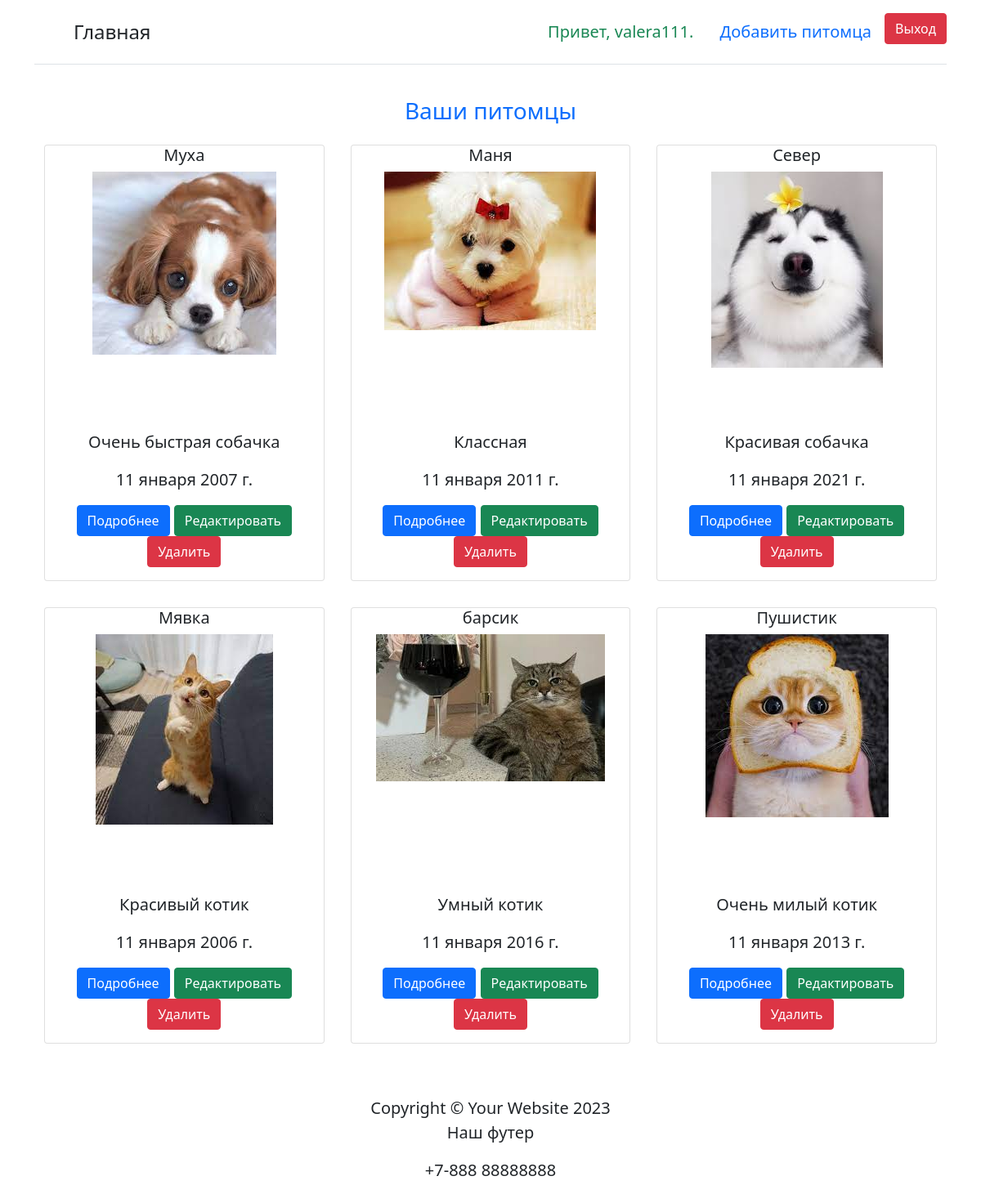
The app's page / (signed in) with its own data.
### firstapp/models.py (models this page shows, shortened)
class Pet(models.Model):
    user = models.ForeignKey(User, on_delete=models.CASCADE, default=1)
    title = models.CharField(max_length=40,verbose_name='Кличка')
    description = models.TextField(verbose_name='Описание')
    image = models.ImageField(verbose_name='Изображение животного',upload_to='pets/images')
    data = models.DateField(verbose_name='День рождение питомца')
    class Meta:
        verbose_name = 'Животные'

### firstapp/views.py (the view)
# urls.py: path("",views.home,name="home"),
@login_required
def home(request):
    user = request.user
    pets = Pet.objects.filter(user=user)
    context = {"pets": pets}
    return render(request, "home.html", context)

### firstapp/templates/home.html (shortened to what this page needs)
{% extends 'layout.html' %}
{% load static %}
{%block content %}
<div class="container">
    <div class="row my-2 text-center">
      <h3 class='text-center text-primary'>Ваши питомцы</h3>
      {% for pet in pets %}
      <div class="col-md-4 p-lg-3">
        <div class="card d-flex flex-column align-items-stretch">
          <h5 class="min_description">{{ pet.title }}</h5>
          <div class="card-image" >
            <img class="img-fluid" src="{{ pet.image.url }}" alt="{{ pet.title }}">
          </div>
          <div class="card-body">
            <p>{{ pet.description }}</p>
            <p>{{ pet.data }}</p>
            <a class="btn btn-primary" href="{% url 'pet_detail' pet_id=pet.id %}">Подробнее</a>
            <a class="btn btn-success" href="{% url 'edit_pet' pet_id=pet.id %}">Редактировать</a>
            <a class="btn btn-danger" href="{% url 'delete_pet' pk=pet.id %}">Удалить</a>
          </div>
        </div>
      </div>
      {% endfor %}
    </div>
  </div>
{% endblock %}

### firstapp/templates/layout.html (shortened to what this page needs)
{% load static %}
<!DOCTYPE html>
<html lang="en">
<head>
  <link href="https://cdn.jsdelivr.net/npm/bootstrap@5.1.3/dist/css/bootstrap.min.css" rel="stylesheet"
>
  <link href="https://cdn.jsdelivr.net/npm/bootstrap@5.0.2/dist/css/bootstrap.min.css" rel="stylesheet"
>
</head>
<body class="text-dark">
  {% include 'navbar.html' %}
  <div class="container p-2">
    {% block content %}
    {% endblock %}
  </div>
</body>
{% include 'footer.html' %}
</html>

### firstapp/templates/navbar.html (shortened to what this page needs)
{% load static %}
<div class="container">
    <header class="d-flex flex-wrap justify-content-center py-3 mb-4 border-bottom">
      <a href="/" class="d-flex align-items-center mb-3 mb-md-0 me-md-auto text-dark text-decoration-none">
        <svg class="bi me-2" width="40" height="32"><use xlink:href="#bootstrap"/></svg>
        <span class="fs-4">Главная</span>
      </a>
           {% if user.is_authenticated %}
      <li class="nav-item"><a class="nav-link text-success">Привет, {{ user.username }}.</a></li>
      {% if user.is_superuser %}
        <li class="nav-item"><a class="nav-link" href={% url 'admin:index' %}>Админка</a></li>
      {% else %}
      <li class="nav-item"><a class="nav-link" href={% url 'pet_list' %}>Добавить питомца</a></li>
      {% endif %}
      <li class="nav-item"><a class="btn btn-danger" href={% url 'logout' %}>Выход</a></li>
    {% else %}
    <li class="nav-item"><a class="nav-link" href={% url 'register' %}>Регистрация</a></li>
    <li class="nav-item"><a class="nav-link" href={% url 'login' %}>Авторизация</a></li>
    {% endif %}
    </header>
  </div>

### firstapp/templates/footer.html (shortened to what this page needs)
{% load static %}
<footer class="py-3 ">
    <div class="container">
        <p  class="m-0 text-center text-dark mt-3">Copyright &copy; Your Website 2023</p>
        <p class="m-0 text-center text-dark">  <p class="m-0 text-center text-dark">Наш футер</p>
         </p>  <p class="m-0 text-center text-dark">  <p class="m-0 text-center text-dark">+7-888 88888888</p>
        </p>
    </div>
</footer>

### firstapp/templates/navbar.html (style rules this page uses)
.container { font-size: 20px; }
li { list-style:none; }

### firstapp/templates/home.html (style rules this page uses)
.card { height: 100%; width: 100%; }
.card-image { height: 300px; }
.card-body { flex: 1; }

### firstapp/templates/footer.html (style rules this page uses)
footer { width: 100%; height: auto; margin: 0 auto; text-align: center; padding-top: 25px; color:white; font-size: 18px; }

### records on screen
Pet: title "Муха", image (picture), description "Очень быстрая собачка", data "11 января 2007 г."
Pet: title "Маня", image (picture), description "Классная", data "11 января 2011 г."
Pet: title "Север", image (picture), description "Красивая собачка", data "11 января 2021 г."
Pet: title "Мявка", image (picture), description "Красивый котик", data "11 января 2006 г."
Pet: title "барсик", image (picture), description "Умный котик", data "11 января 2016 г."
Pet: title "Пушистик", image (picture), description "Очень милый котик", data "11 января 2013 г."

### other values on screen
{{ user.username }} "valera111"
